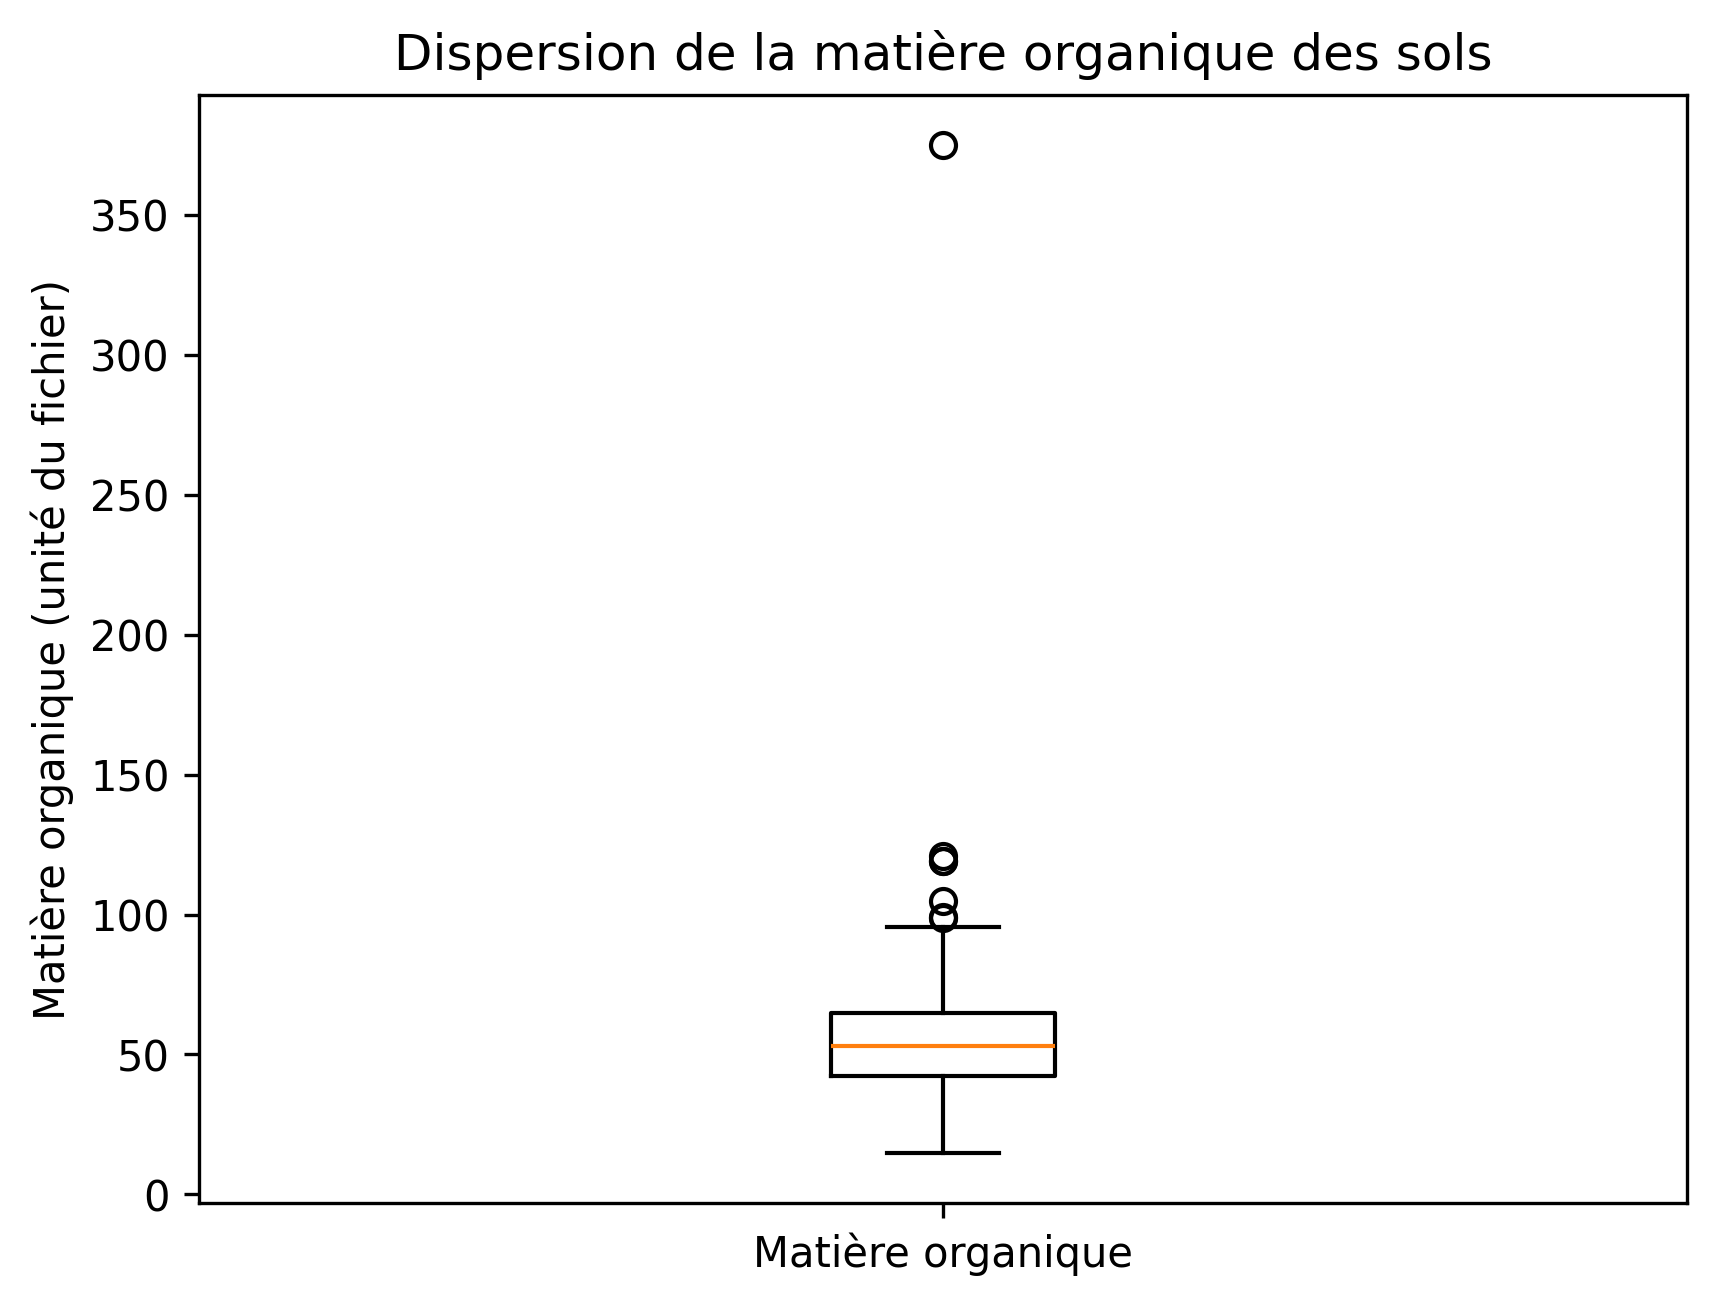

This chart was generated by the following Python code:
import pandas as pd
import matplotlib.pyplot as plt
from pathlib import Path

racine = Path(__file__).resolve().parents[2]
df = pd.read_csv(racine / "data" / "data_joint.csv")

plt.boxplot(df["Mat_org"].dropna())

plt.ylabel("Matière organique (unité du fichier)")
plt.title("Dispersion de la matière organique des sols")
plt.xticks([1], ["Matière organique"])

plt.savefig(Path(__file__).with_suffix(".png"), dpi=300, bbox_inches="tight")
plt.show()
